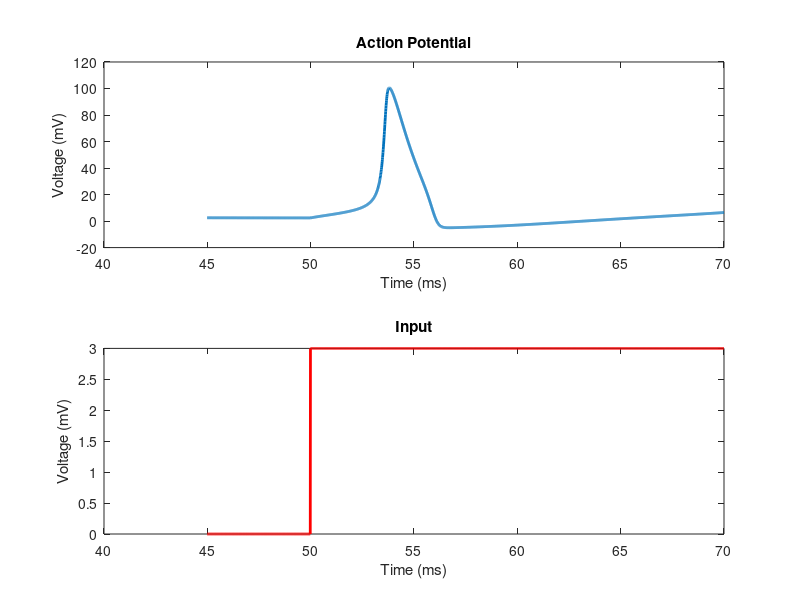

The MATLAB source for this figure:
function cens_neuron_graph
Vrest = 0;
dt = 0.01;
totalTime = 70; % ms
C = 1; % uF/cm^2
% constants; values based on Table 1
E_Na = 115 + Vrest; % mV
E_K = -6 + Vrest; %mV
E_Leak = 10.6 + Vrest; % mV
g_Na = 120; % mS/cm^2
g_K = 36; % mS/cm^2
g_Leak = 0.3; % mS/cm^2
% Vector of timesteps
t = [0:dt:totalTime];
% Current input −− change this to see how different inputs affect the neuron
I_current = ones(1,length(t))*0.0;
I_current(50/dt:end) = 3; 
% Input of 3 microA/cm2 beginning at 50 ms and steady until end of time period.
% initializing values
V(1) = Vrest; % membrane potential is starting at its resting state
% separate functions to get the alpha and beta values
[alphaM, betaM] = m_equations(V(1), Vrest);
[alphaN, betaN] = n_equations(V(1), Vrest);
[alphaH, betaH] = h_equations(V(1), Vrest);
% initializing gating variables to the asymptotic values when membrane potential
% is set to the membrane resting value based on equation 13
m(1) = (alphaM / (alphaM + betaM));
n(1) = (alphaN / (alphaN + betaN));
h(1) = (alphaH / (alphaH + betaH));
% repeat for time determined in totalTime , by each dt
for i = 1:length(t)
    % calculate new alpha and beta based on last known membrane potenatial
    [alphaN, betaN] = n_equations(V(i), Vrest);
    [alphaM, betaM] = m_equations(V(i), Vrest);
    [alphaH, betaH] = h_equations(V(i), Vrest);
    % conductance variables − computed separately to show how this
    % changes with membrane potential in one of the graphs
    conductance_K(i) = g_K*(n(i)^4);
    conductance_Na(i)=g_Na*(m(i)^3)*h(i);
    % retrieving ionic currents
    I_Na(i) = conductance_Na(i)*(V(i)-E_Na);
    I_K(i) = conductance_K(i)*(V(i)-E_K);
    I_Leak(i) = g_Leak*(V(i)-E_Leak);
    % Calculating the input
    Input = I_current(i) - (I_Na(i) + I_K(i) + I_Leak(i));
    % Calculating the new membrane potential
    V(i+1) = V(i) + Input* dt*(1/C);
    % getting new values for the gating variables
    m(i+1) = m(i) + (alphaM *(1-m(i)) - betaM * m(i))*dt;
    n(i+1) = n(i) + (alphaN *(1-n(i)) - betaN * n(i))*dt;
    h(i+1) = h(i) + (alphaH *(1-h(i)) - betaH * h(i))*dt;
end
figure('Name', 'Neuron c')
subplot(2,1,1)
plot(t(45/dt:end),V(45/dt:end-1), 'LineWidth', 2)
xlabel('Time (ms)')
ylabel('Voltage (mV)')
title('Action Potential')
subplot(2,1,2)
plot(t(45/dt:end),I_current(45/dt:end), 'r', 'LineWidth', 2)
xlabel('Time (ms)')
ylabel('Voltage (mV)')
title('Input')
end
% calculate alpha m and beta m based on Table 2
function [alpha_m, beta_m] = m_equations(V, Vrest)
alpha_m = (2.5-0.1*(V-Vrest))/(exp(2.5-0.1*(V-Vrest))-1);
beta_m = 4*exp((Vrest-V)/18);
end
% calculate alpha n and beta n based on Table 2
function [alpha_n, beta_n] = n_equations(V, Vrest)
alpha_n = (0.1-0.01*(V-Vrest))/(exp(1-0.1*(V-Vrest))-1);
beta_n = 0.125*exp((Vrest-V)/80);
end
% calculate alpha h and beta h based on Table 2
function [alpha_h, beta_h] = h_equations(V, Vrest)
alpha_h = 0.07*exp((Vrest-V)/20);
beta_h = 1/(1+exp(3-0.1*(V-Vrest)));
end